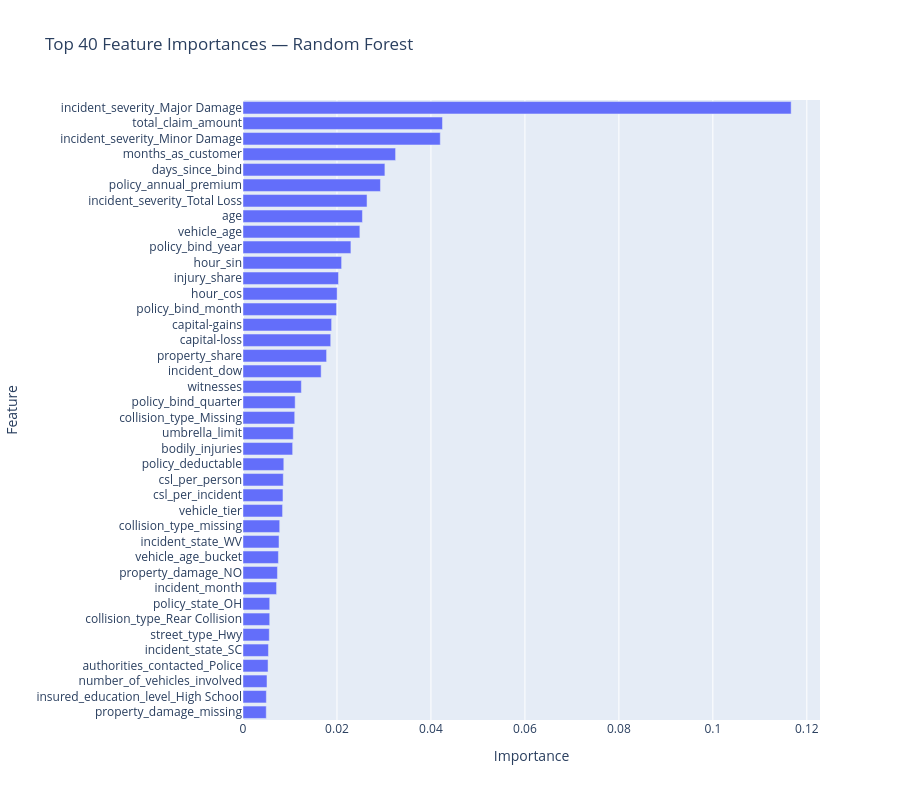
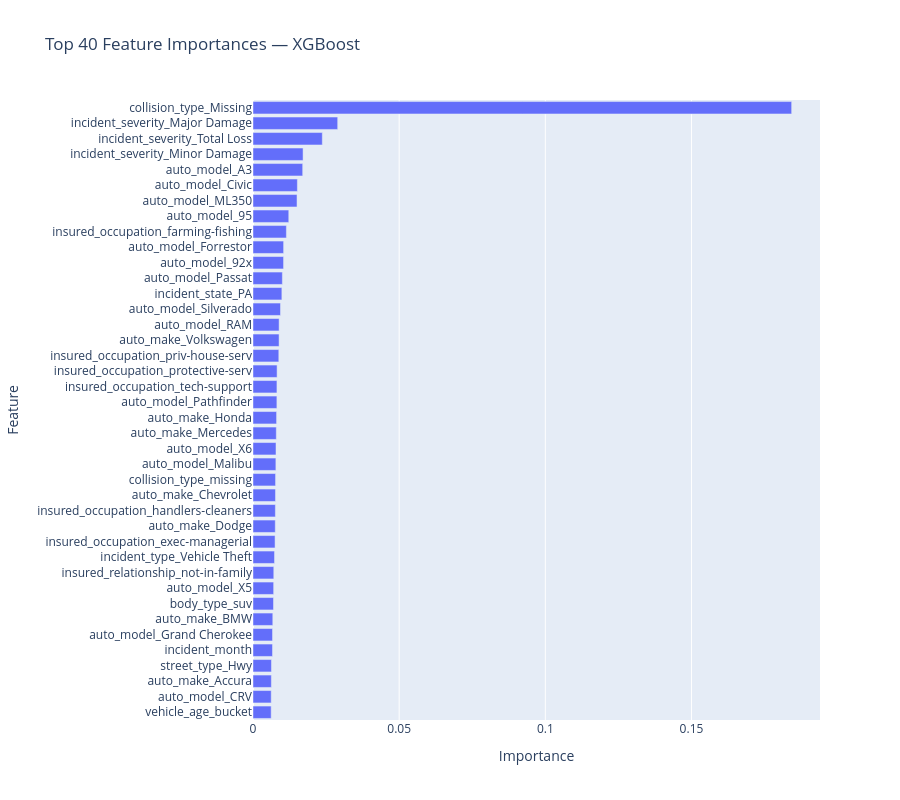

Notebook code cell kept with these figures, in order:
### Code cell
# ============================================================
# step_16 FEATURE IMPORTANCE — RF & XGB (SEPARATE PLOTS)
# ============================================================
# Why:
# - Visualize top features for each model independently.
# - Makes differences between Random Forest and XGBoost easier to see.

import numpy as np
import pandas as pd
import plotly.express as px

# 1️⃣ Extract feature names from preprocessor (OHE + others)
ohe_feature_names = pipe_rf.named_steps["prep"].named_transformers_["ohe"].get_feature_names_out()
feature_names = num_cols + ord_cols + ohe_feature_names.tolist()

# 2️⃣ Get feature importances
rf_importance = pipe_rf.named_steps["clf"].feature_importances_
xgb_importance = pipe_xgb.named_steps["clf"].feature_importances_

# 3️⃣ Build dataframes
df_rf = pd.DataFrame({"feature": feature_names, "importance": rf_importance})
df_xgb = pd.DataFrame({"feature": feature_names, "importance": xgb_importance})

# 4️⃣ Top N features
N = 40
df_rf_top = df_rf.sort_values("importance", ascending=False).head(N)
df_xgb_top = df_xgb.sort_values("importance", ascending=False).head(N)

# 5️⃣ Plot RF
fig_rf = px.bar(
    df_rf_top.sort_values("importance", ascending=True),
    x="importance", y="feature",
    orientation="h",
    title="Top 40 Feature Importances — Random Forest",
    height=800
)
fig_rf.update_layout(yaxis_title="Feature", xaxis_title="Importance")
fig_rf.show()

# 6️⃣ Plot XGB
fig_xgb = px.bar(
    df_xgb_top.sort_values("importance", ascending=True),
    x="importance", y="feature",
    orientation="h",
    title="Top 40 Feature Importances — XGBoost",
    height=800
)
fig_xgb.update_layout(yaxis_title="Feature", xaxis_title="Importance")
fig_xgb.show()

### Figure 1 — Plotly figure (JSON) as saved in the notebook; plotly's stock layout.template omitted (floating-point values rounded to 4 significant figures)
{"data": [{"hovertemplate": "importance=%{x}<br>feature=%{y}<extra></extra>", "legendgroup": "", "marker": {"color": "#636efa", "pattern": {"shape": ""}}, "name": "", "orientation": "h", "showlegend": false, "textposition": "auto", "type": "bar", "x": [0.004949, 0.004972, 0.00511, 0.005332, 0.005419, 0.005595, 0.005685, 0.00569, 0.007145, 0.007331, 0.007539, 0.007666, 0.00781, 0.008422, 0.00851, 0.008575, 0.008684, 0.01057, 0.0107, 0.01101, 0.0111, 0.01242, 0.01663, 0.01779, 0.01867, 0.01886, 0.01991, 0.02004, 0.02033, 0.02099, 0.02297, 0.02487, 0.02542, 0.0264, 0.02926, 0.0302, 0.03247, 0.04199, 0.04245, 0.1167], "xaxis": "x", "y": ["property_damage_missing", "insured_education_level_High School", "number_of_vehicles_involved", "authorities_contacted_Police", "incident_state_SC", "street_type_Hwy", "collision_type_Rear Collision", "policy_state_OH", "incident_month", "property_damage_NO", "vehicle_age_bucket", "incident_state_WV", "collision_type_missing", "vehicle_tier", "csl_per_incident", "csl_per_person", "policy_deductable", "bodily_injuries", "umbrella_limit", "collision_type_Missing", "policy_bind_quarter", "witnesses", "incident_dow", "property_share", "capital-loss", "capital-gains", "policy_bind_month", "hour_cos", "injury_share", "hour_sin", "policy_bind_year", "vehicle_age", "age", "incident_severity_Total Loss", "policy_annual_premium", "days_since_bind", "months_as_customer", "incident_severity_Minor Damage", "total_claim_amount", "incident_severity_Major Damage"], "yaxis": "y"}], "layout": {"barmode": "relative", "height": 800, "legend": {"tracegroupgap": 0}, "title": {"text": "Top 40 Feature Importances — Random Forest"}, "xaxis": {"anchor": "y", "domain": [0, 1], "title": {"text": "Importance"}}, "yaxis": {"anchor": "x", "domain": [0, 1], "title": {"text": "Feature"}}}}

### Figure 2 — Plotly figure (JSON) as saved in the notebook; plotly's stock layout.template omitted (floating-point values rounded to 4 significant figures)
{"data": [{"hovertemplate": "importance=%{x}<br>feature=%{y}<extra></extra>", "legendgroup": "", "marker": {"color": "#636efa", "pattern": {"shape": ""}}, "name": "", "orientation": "h", "showlegend": false, "textposition": "auto", "type": "bar", "x": [0.006215, 0.006228, 0.00628, 0.006308, 0.006674, 0.006677, 0.006768, 0.007008, 0.007063, 0.007107, 0.007361, 0.007545, 0.007617, 0.007655, 0.007688, 0.007717, 0.007826, 0.007871, 0.007974, 0.008066, 0.008173, 0.008191, 0.008241, 0.008828, 0.008918, 0.00893, 0.009405, 0.009875, 0.01005, 0.01045, 0.01047, 0.01142, 0.01223, 0.01506, 0.01518, 0.017, 0.01713, 0.02371, 0.02897, 0.1843], "xaxis": "x", "y": ["vehicle_age_bucket", "auto_model_CRV", "auto_make_Accura", "street_type_Hwy", "incident_month", "auto_model_Grand Cherokee", "auto_make_BMW", "body_type_suv", "auto_model_X5", "insured_relationship_not-in-family", "incident_type_Vehicle Theft", "insured_occupation_exec-managerial", "auto_make_Dodge", "insured_occupation_handlers-cleaners", "auto_make_Chevrolet", "collision_type_missing", "auto_model_Malibu", "auto_model_X6", "auto_make_Mercedes", "auto_make_Honda", "auto_model_Pathfinder", "insured_occupation_tech-support", "insured_occupation_protective-serv", "insured_occupation_priv-house-serv", "auto_make_Volkswagen", "auto_model_RAM", "auto_model_Silverado", "incident_state_PA", "auto_model_Passat", "auto_model_92x", "auto_model_Forrestor", "insured_occupation_farming-fishing", "auto_model_95", "auto_model_ML350", "auto_model_Civic", "auto_model_A3", "incident_severity_Minor Damage", "incident_severity_Total Loss", "incident_severity_Major Damage", "collision_type_Missing"], "yaxis": "y"}], "layout": {"barmode": "relative", "height": 800, "legend": {"tracegroupgap": 0}, "title": {"text": "Top 40 Feature Importances — XGBoost"}, "xaxis": {"anchor": "y", "domain": [0, 1], "title": {"text": "Importance"}}, "yaxis": {"anchor": "x", "domain": [0, 1], "title": {"text": "Feature"}}}}
